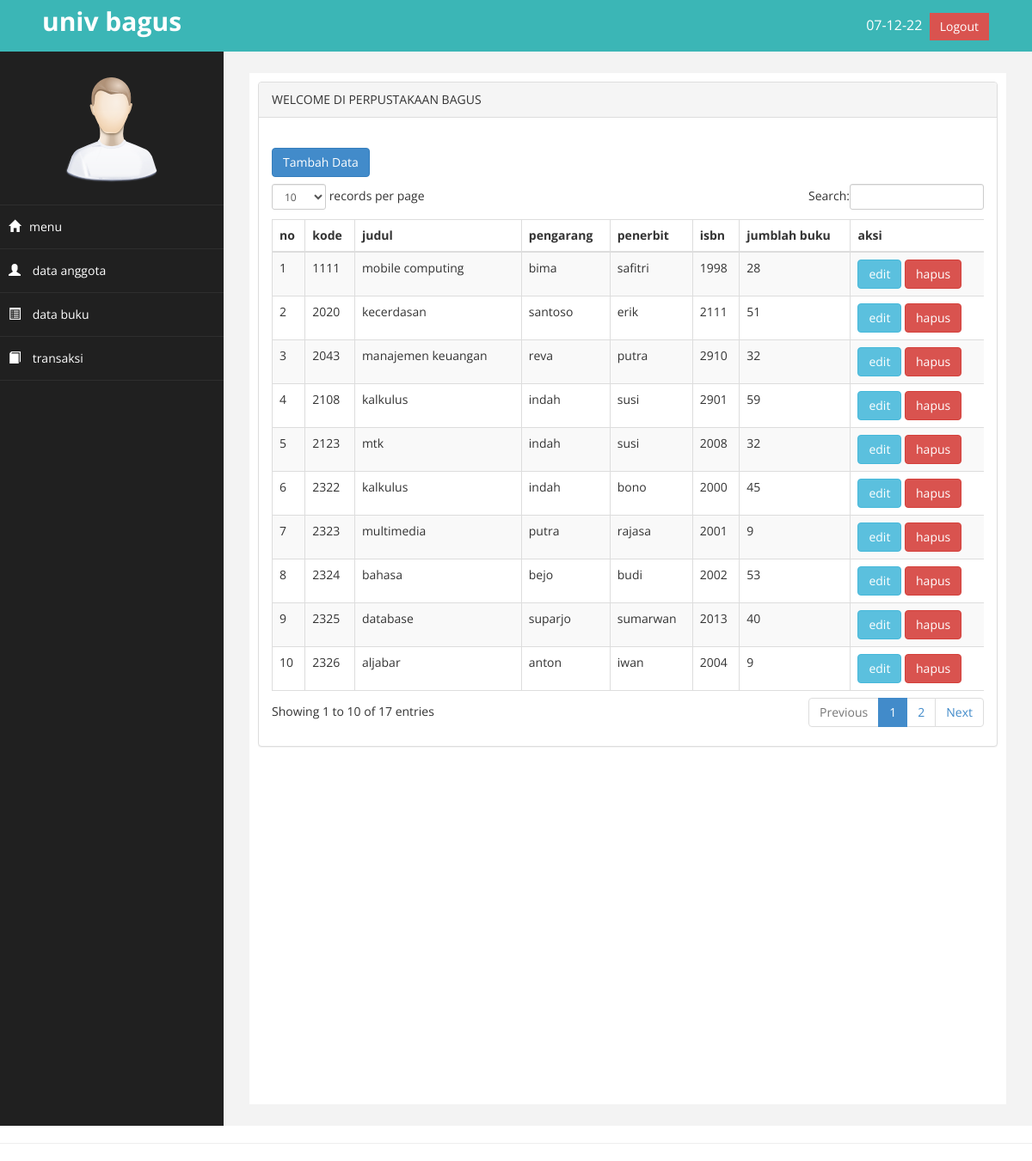
Page /tugas/index.php?page=buku on the committed database.
### tables this page shows
CREATE TABLE `db_buku` (
  `kode` int(30) NOT NULL,
  `judul` varchar(30) NOT NULL,
  `pengarang` varchar(30) NOT NULL,
  `penerbit` varchar(30) NOT NULL,
  `isbn` int(30) NOT NULL,
  `jumblah_buku` int(30) NOT NULL,
  `aksi` int(15) NOT NULL
);

### tugas/page/buku/databuku.php (the view, shortened to what this page needs)
          <div class="row">
              <div class="col-md-12">
                  <div class="panel panel-default">
                      <div class="panel-heading">
                      <div id="runningtext">
<marquee behavior="scroll" scrollamount="3" onmouseover="this.stop();" onmouseout="this.start();" direction="left">
	WELCOME DI PERPUSTAKAAN BAGUS
</marquee>
</div>
</div>
                      <div class="panel-body">
                          <div class="table-responsive">
                              <table class="table table-striped table-bordered table-hover" id="dataTables-example">
                                  <thead>
                                      <tr>
                                          <th>no</th>
                                          <th>kode</th>
                                          <th>judul</th>
                                          <th>pengarang</th>
                                          <th>penerbit</th>
                                          <th>isbn</th>
                                          <th>jumblah buku</th>
                                          <th>aksi</th>
                                      </tr>
                                  </thead>
                                  <tbody>
                                  	<?php
                                  	$no=1;
                                  	$sql= $koneksi->query ("select *from db_buku");
                                  	while ($data=$sql->fetch_assoc()){
                                  	 ?>
                                      <tr>
                                          <td><?php echo $no++;?></td>
                                          <td><?php echo $data ['kode'];?></td>
                                          <td><?php echo $data ['judul'];?></td>
                                          <td><?php echo $data ['pengarang'];?></td>
                                          <td><?php echo $data ['penerbit'];?></td>
                                          <td><?php echo $data ['isbn'];?></td>
                                          <td><?php echo $data ['jumblah_buku'];?></td>
                                          <td>
                                          	<a href="?page=buku&aksi=ubah&id=<?php echo $data['kode']; ?>" class="btn btn-info">edit </a>
                                          	<a onclick="return confirm ('Anda Yakin Akan Mengapus Data ini.....???)"
                                                  href="?page=buku&aksi=hapus&id=<?php echo $data['kode']; ?>" class="btn btn-danger">hapus </a>
                                          </td>
                                      </tr>
                                  <?php } ?>
                                  <br>
                                  <a href="?page=buku&aksi=tambah" class="btn btn-primary" style="margin-bottom:8px;">Tambah Data </a>
                              </tbody>
                          </table>
                      </div>
                  </div>
              </div>
          </div>
               </div>
                      </div>
                      </div>
                      </div>

### tugas/assets/css/custom.css (style rules this page uses)
body { font-family: 'Open Sans', sans-serif; }

### rows in the picture
db_buku: kode "1111", judul "mobile computing", pengarang "bima", penerbit "safitri", isbn "1998", jumblah_buku "28"
db_buku: kode "2020", judul "kecerdasan", pengarang "santoso", penerbit "erik", isbn "2111", jumblah_buku "51"
db_buku: kode "2043", judul "manajemen keuangan", pengarang "reva", penerbit "putra", isbn "2910", jumblah_buku "32"
db_buku: kode "2108", judul "kalkulus", pengarang "indah", penerbit "susi", isbn "2901", jumblah_buku "59"
db_buku: kode "2123", judul "mtk", pengarang "indah", penerbit "susi", isbn "2008", jumblah_buku "32"
db_buku: kode "2322", judul "kalkulus", pengarang "indah", penerbit "bono", isbn "2000", jumblah_buku "45"
db_buku: kode "2323", judul "multimedia", pengarang "putra", penerbit "rajasa", isbn "2001", jumblah_buku "9"
db_buku: kode "2324", judul "bahasa", pengarang "bejo", penerbit "budi", isbn "2002", jumblah_buku "53"
db_buku: kode "2325", judul "database", pengarang "suparjo", penerbit "sumarwan", isbn "2013", jumblah_buku "40"
db_buku: kode "2326", judul "aljabar", pengarang "anton", penerbit "iwan", isbn "2004", jumblah_buku "9"
